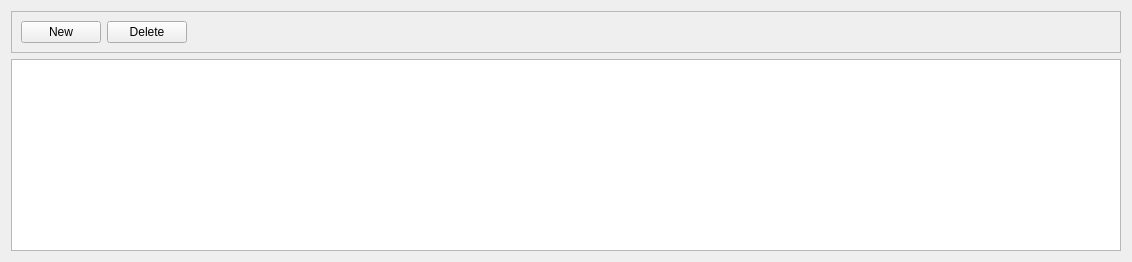
          <widget class="QWidget" name="tab_7">
           <attribute name="title">
            <string>Transient events</string>
           </attribute>
           <layout class="QVBoxLayout" name="verticalLayout_13">
            <item>
             <widget class="QFrame" name="frame_16">
              <property name="frameShape">
               <enum>QFrame::StyledPanel</enum>
              </property>
              <property name="frameShadow">
               <enum>QFrame::Raised</enum>
              </property>
              <layout class="QHBoxLayout" name="horizontalLayout">
               <item>
                <widget class="QPushButton" name="transient_events_new_pushButton">
                 <property name="text">
                  <string>New</string>
                 </property>
                 <property name="icon">
                  <iconset resource="icons.qrc">
                   <normaloff>:/Icons/white_icons/new.svg</normaloff>:/Icons/white_icons/new.svg</iconset>
                 </property>
                </widget>
               </item>
               <item>
                <widget class="QPushButton" name="transient_events_delete_pushButton">
                 <property name="text">
                  <string>Delete</string>
                 </property>
                 <property name="icon">
                  <iconset resource="icons.qrc">
                   <normaloff>:/Icons/white_icons/delete.svg</normaloff>:/Icons/white_icons/delete.svg</iconset>
                 </property>
                </widget>
               </item>
               <item>
                <spacer name="horizontalSpacer_13">
                 <property name="orientation">
                  <enum>Qt::Horizontal</enum>
                 </property>
                 <property name="sizeHint" stdset="0">
                  <size>
                   <width>924</width>
                   <height>20</height>
                  </size>
                 </property>
                </spacer>
               </item>
              </layout>
             </widget>
            </item>
            <item>
             <widget class="QTableView" name="transient_events_tableView"/>
            </item>
           </layout>
          </widget>
